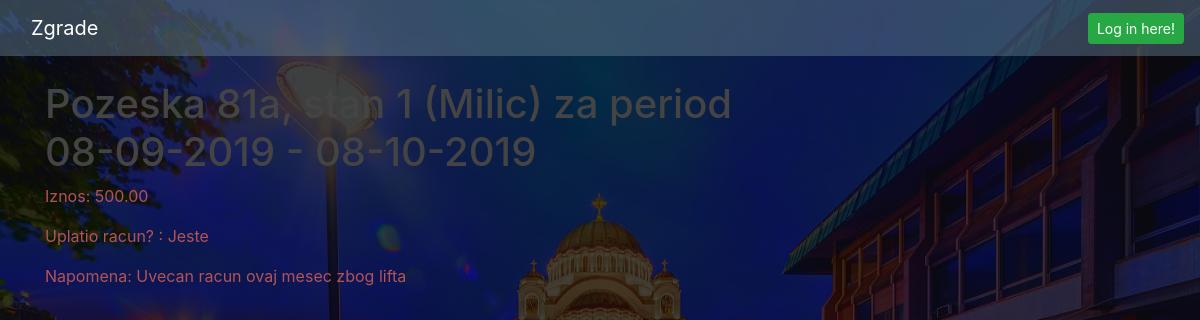
Screenshot of /racunistanari/2/ with the database file from the repository.
### blog/models.py (models this page shows, shortened)
class RacunStanara(models.Model):
    stanar = models.ForeignKey(Stanar, on_delete=models.CASCADE, related_name='racuni')
    period = models.ForeignKey(Period, on_delete= models.CASCADE, related_name='racuni')
    iznos = models.DecimalField(decimal_places=2, max_digits=10)
    isPlatio = models.BooleanField(default=False)
    napomena = models.CharField(max_length=255)

class Stanar(models.Model):
    user = models.OneToOneField(User, on_delete= models.CASCADE)
    zgrada = models.ForeignKey(Zgrada, on_delete=models.CASCADE, related_name='stanari')
    prezime = models.CharField(max_length=255)
    brojStana = models.IntegerField()
    mesecniIznos = models.DecimalField(decimal_places=2, max_digits=10)
    racunstanar = models.ManyToManyField(Period, through='RacunStanara')
    dugovanje = models.IntegerField(default = 0, verbose_name='dugovanje (rsd)')
    profile_pic = models.ImageField(null=True, blank=True, default= 'anonymous.jpg')
    def __str__(self):
        return  str(self.zgrada) + ', stan ' + str(self.brojStana) + ' (' + self.prezime + ')'

class Zgrada(models.Model):
    ulica = models.CharField(max_length=255)
    broj = models.CharField(max_length=255)
    def __str__(self):
        return self.ulica + ' ' + self.broj

class Period(models.Model):
    pocetak = models.DateField(auto_now=False)
    kraj = models.DateField(auto_now=False)
    def __str__(self):
        return self.pocetak.strftime('%d-%m-%Y') + ' - ' + self.kraj.strftime('%d-%m-%Y')

### blog/views.py (the view)
# urls.py: path('racunistanari/<int:pk>/', RacuniStanariDetailView.as_view(), name='racunistanari-detail'),
class RacuniStanariDetailView(DetailView):
    model = RacunStanara

### blog/templates/blog/racunstanara_detail.html
{% extends "blog/base.html" %}
{% block content %}
    <h1>{{racunstanara.stanar}} za period {{racunstanara.period}}</h1>
    <div>
        <p>
            Iznos: {{racunstanara.iznos}}
        </p>
        <p>
            Uplatio racun? : {% if racunstanara.isPlatio %} Jeste {% else %} Nije {% endif %}
        </p>
        <p>
            Napomena: {{ racunstanara.napomena }}
        </p>
    </div>
{% endblock content %}

### blog/static/blog/main.css (style rules this page uses)
body { background: #fafafa; color: #b25454; margin-top: 5rem; }
h1, h2, h3, h5, h6 { color: #444444; }

### blog/templates/blog/base.html (style rules this page uses)
body { background-color: rgba(40, 0, 0, 0.79) !important; background-image: url("../../static/blog/beograd.jpg"); background-repeat: repeat-y; height:800px; background-size: 100% 100%; background-blend-mode: color; }

### rows the page displays
RacunStanara: stanar "Pozeska 81a, stan 1 (Milic)", period "08-09-2019 - 08-10-2019", iznos "500.00", napomena "Uvecan racun ovaj mesec zbog lifta"
